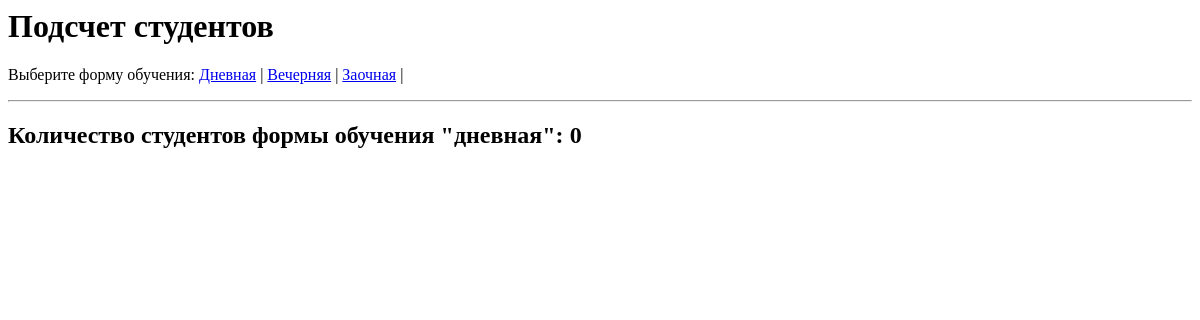
The app's page /student-count/, older data.
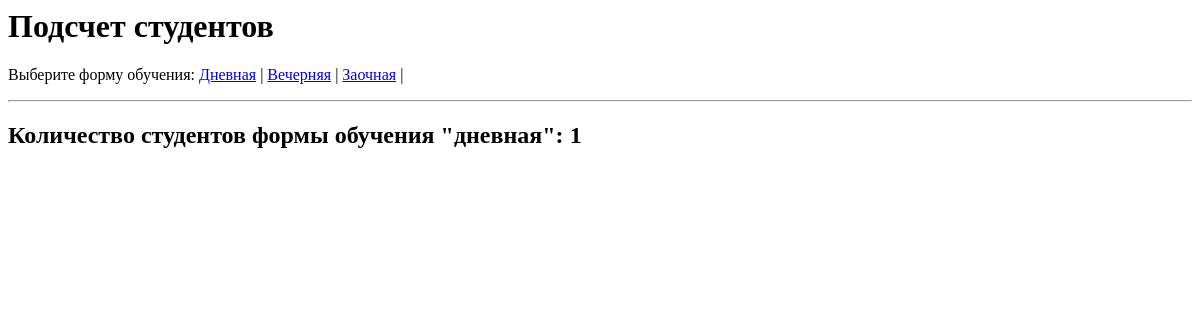
The same page, newer data.
### core/models.py (models this page shows, shortened)
class Student(models.Model):
    FORM_OF_STUDY_CHOICES = [
        ('дневная', 'Дневная'),
        ('вечерняя', 'Вечерняя'),
        ('заочная', 'Заочная'),
    ]
    last_name = models.CharField(max_length=100, verbose_name="Фамилия")
    first_name = models.CharField(max_length=100, verbose_name="Имя")
    middle_name = models.CharField(max_length=100, blank=True, verbose_name="Отчество")
    admission_year = models.IntegerField(verbose_name="Год поступления")
    form_of_study = models.CharField(max_length=20, choices=FORM_OF_STUDY_CHOICES, verbose_name="Форма обучения")
    group_name = models.CharField(max_length=50, verbose_name="Номер/название группы")

### core/views.py (the view)
# urls.py: path('student-count/', views.student_count_view, name='student_count'),
def student_count_view(request):
    form_of_study = request.GET.get('form', 'дневная')
    count = Student.objects.filter(form_of_study=form_of_study).count()
    context = {
        'form': form_of_study,
        'count': count,
        'all_forms': [choice[0] for choice in Student.FORM_OF_STUDY_CHOICES]
    }
    return render(request, 'core/student_count.html', context)

### core/templates/core/student_count.html
<h1>Подсчет студентов</h1>
<p>Выберите форму обучения:
    {% for f in all_forms %}
        <a href="?form={{ f }}">{{ f|capfirst }}</a> |
    {% endfor %}
</p>
<hr>
<h2>Количество студентов формы обучения "{{ form }}": {{ count }}</h2>

Row changes from the older to the newer data that the page shows:
added Student: form_of_study "дневная"
Text that changed along with them:
{{ count }}: "0" → "1"
text no longer shown: "дневная"
